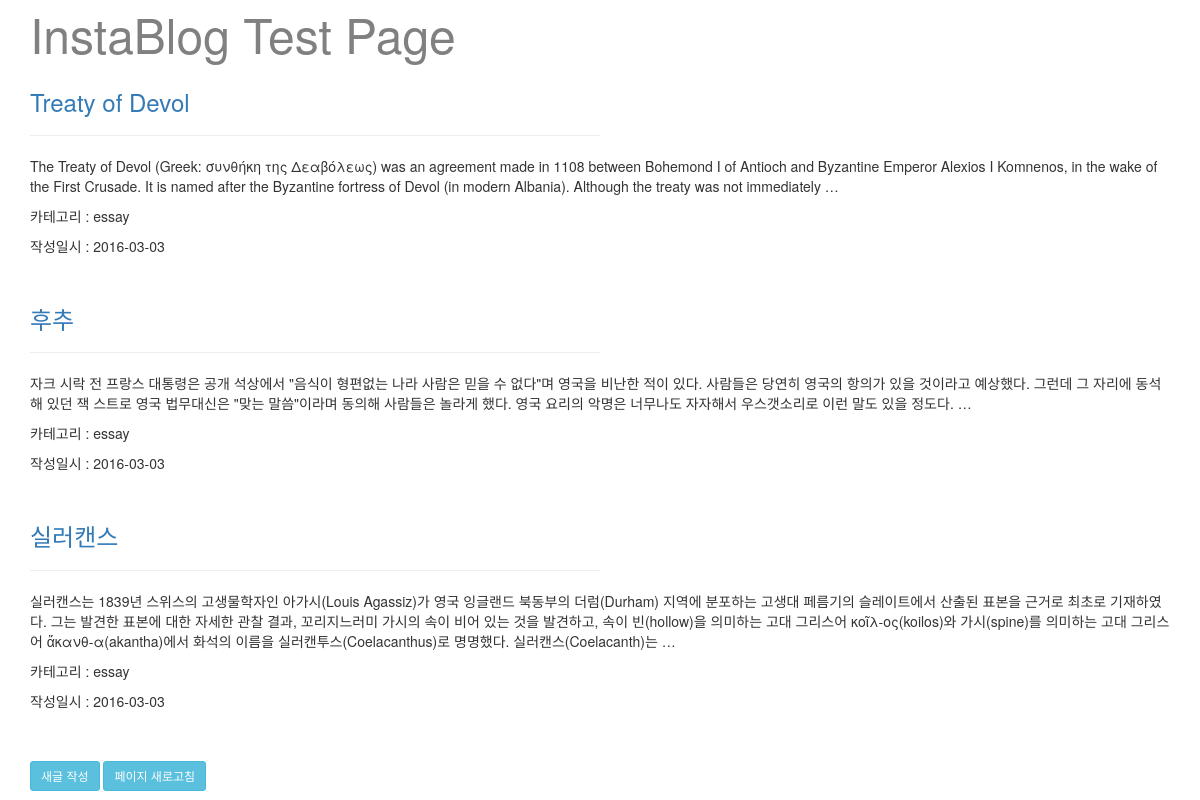
Before: / with the older database file.
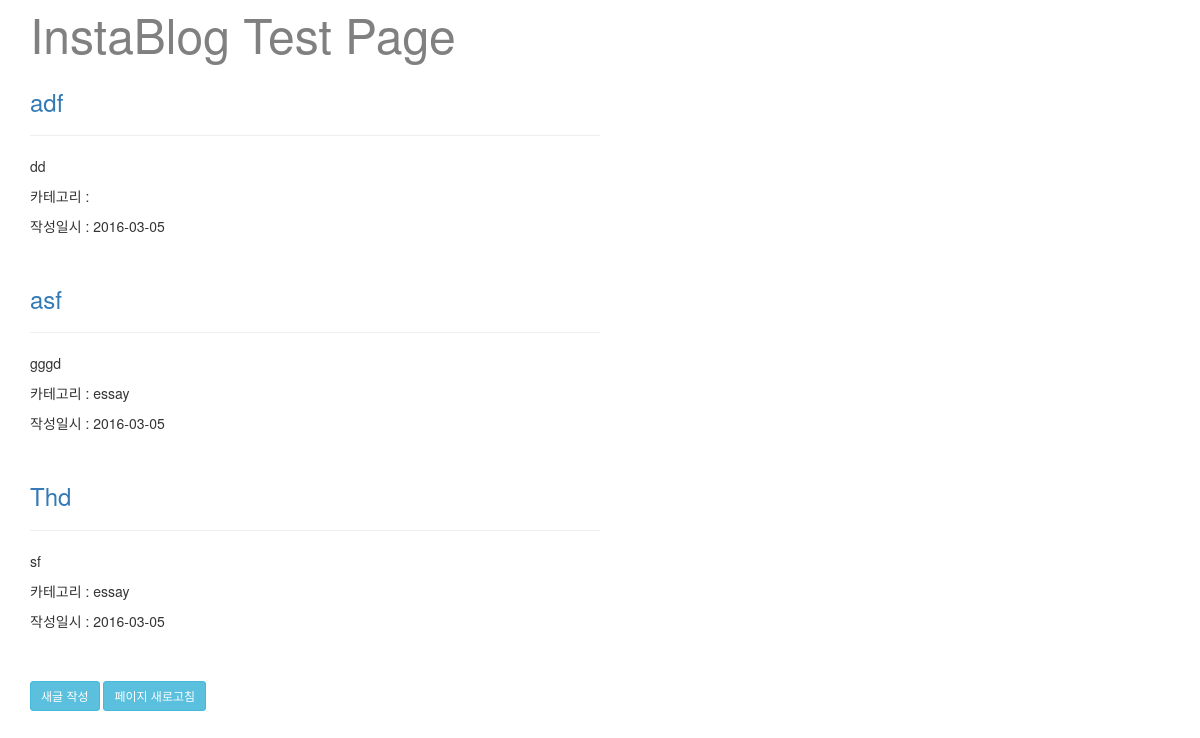
After: the same page with the newer database file.
### blog/models.py (models this page shows, shortened)
class Post(models.Model):
    user = models.ForeignKey(settings.AUTH_USER_MODEL) # 유저만이 글을 쓸 수 있음
    title = models.CharField(max_length = 200, db_index = True)
    content = models.TextField() # 제한이 없는 아주 큰 문자열
    created_at = models.DateTimeField(auto_now_add = True) # 처음 데이터가 들어갈때 생성 일시가 자동으로 들어가도록
    updated_at = models.DateTimeField(auto_now = True) # 저장 시점의 일시 정보를 입력
    tags = models.ManyToManyField('Tag', blank = True) # 'Tag' 모델 클래스의 이름을 문자열로 하는 이유는 장고가 나중에 처리하도록 하기 위해서. 문자열이 아닐 경우 Post 클래스보다 앞에 있어야 함.
    category = models.ForeignKey(Category, null = True, blank = False) # null은 db에서 사용하는 것 blank는 폼에서 사용하는 것
    is_model_field = False
    class Meta: # 디폴트 정렬 기준 설정 - 가장 최근글 우선
        ordering = ('-created_at', '-pk')

class Category(models.Model):
    cat = models.CharField(max_length = 40)

### blog/views.py (the view)
# urls.py: url(r'^$', blog_views.list_posts, name='list_posts'),
def list_posts(request):
    per_page = 3
    current_page = int(request.GET.get('page', 1)) # page가 있으면 값을 가져오고 없으면 1을 가져온다.
    all_posts = Post.objects.select_related().prefetch_related().all()
    pagi = Paginator(all_posts, per_page)
    try:
        pg = pagi.page(current_page)
    except PageNotAnInteger:
        pg = pagi.page(1)
    except EmptyPage:
        pg = []
        raise Http404("해당 페이지가 존재하지 않습니다.") # 404 에러 페이지로 이동
    return render(request, 'list_posts.html', {
        'posts': pg,
    })

### blog/templates/list_posts.html (shortened to what this page needs)
{% extends 'blog_layout.html' %}
{% load bootstrap3 %}
{% block content %}
<font color="grey" size="7">InstaBlog Test Page</font>
    {% for post in posts %}
    <div class="post_container">
        <h3><a href="{% url 'view_post' pk=post.pk %}">{{ post.title }}</a></h3>
        <hr width="50%" align="left" />
        <div class="post_content">
            <p>{{ post.content | truncatewords:"50" }}</p>
        </div>
        <div>
            <p>카테고리 : {{ post.category.cat }}</p>
            <p>작성일시 : {{ post.created_at | date:"Y-m-d" }}</p>
        </div><br>
    </div>
    {% empty %}
        <p>글이 전혀 없습니다.</p>
    {% endfor %}
    <br>
    <a href="{% url 'create_post' %}">
        <button type="button" class="btn btn-info btn-sm">새글 작성</button>
    </a>
    <a href="{% url 'list_posts' %}">
        <button type="button" class="btn btn-info btn-sm">페이지 새로고침</button>
    </a>
    <br>
{% endblock %}

### blog/templates/blog_layout.html (shortened to what this page needs)
{% load bootstrap3 %}
<html>
    <head>
        <link rel="stylesheet" href="http://maxcdn.bootstrapcdn.com/bootstrap/3.3.6/css/bootstrap.min.css">
        {% bootstrap_css %}
    </head>
    <body class="container">
        {% block content %}{% endblock %}
    </body>
</html>

Changed rows visible on the page:
no longer on this page (row unchanged): Post: title "Treaty of Devol", content "The Treaty of Devol (Greek: συνθήκη της Δεαβόλεως) was an agreement made in 1108 between Bohemond I of Antioch and Byzantine Emperor Alexios I Komnenos, in the wake of the First Crusade. It is named after the Byzantine fortress of Devol (in modern Albania). Although the treaty was not immediately …", category.cat "essay", created_at "2016-03-03"
no longer on this page (row unchanged): Post: title "후추", content "자크 시락 전 프랑스 대통령은 공개 석상에서 \"음식이 형편없는 나라 사람은 믿을 수 없다\"며 영국을 비난한 적이 있다. 사람들은 당연히 영국의 항의가 있을 것이라고 예상했다. 그런데 그 자리에 동석해 있던 잭 스트로 영국 법무대신은 \"맞는 말씀\"이라며 동의해 사람들은 놀라게 했다. 영국 요리의 악명은 너무나도 자자해서 우스갯소리로 이런 말도 있을 정도다. …", category.cat "essay", created_at "2016-03-03"
no longer on this page (row unchanged): Post: title "실러캔스", content "실러캔스는 1839년 스위스의 고생물학자인 아가시(Louis Agassiz)가 영국 잉글랜드 북동부의 더럼(Durham) 지역에 분포하는 고생대 페름기의 슬레이트에서 산출된 표본을 근거로 최초로 기재하였다. 그는 발견한 표본에 대한 자세한 관찰 결과, 꼬리지느러미 가시의 속이 비어 있는 것을 발견하고, 속이 빈(hollow)을 의미하는 고대 그리스어 κοῖλ-ος(koilos)와 가시(spine)를 의미하는 고대 그리스어 ἄκανθ-α(akantha)에서 화석의 이름을 실러캔투스(Coelacanthus)로 명명했다. 실러캔스(Coelacanth)는 …", category.cat "essay", created_at "2016-03-03"
added Post: title "adf", content "dd", created_at "2016-03-05"
added Post: title "asf", content "gggd", category.cat "essay", created_at "2016-03-05"
added Post: title "Thd", content "sf", category.cat "essay", created_at "2016-03-05"
